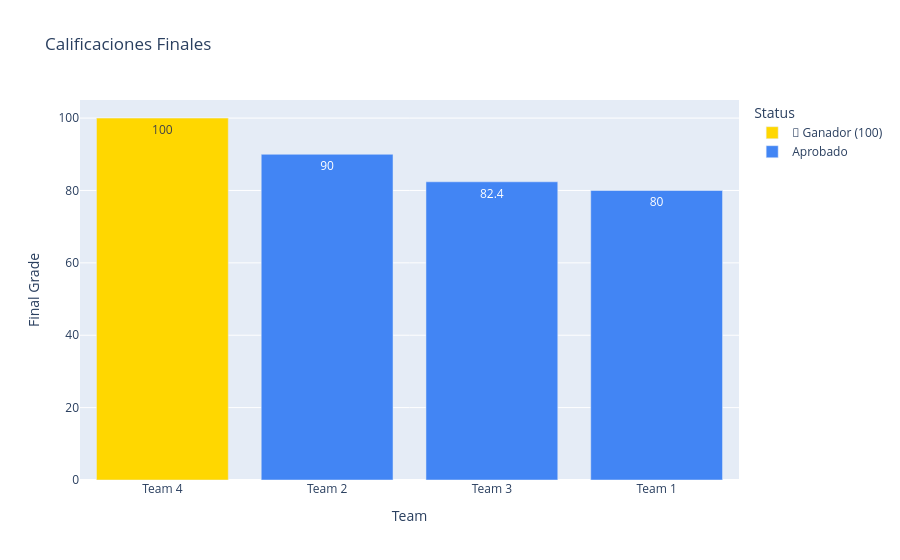

Notebook code cell kept with this figure:
### Code cell
fig3 = px.bar(df_final, x="Team", y="Final Grade", color="Status",
             title="Calificaciones Finales", text_auto=True,
             color_discrete_map={"🦈 Ganador (100)": "#FFD700", "Aprobado": "#4285F4"})
fig3.update_yaxes(range=[0, 105])
fig3.show()

### Figure 1 — Plotly figure (JSON) as saved in the notebook; plotly's stock layout.template omitted (floating-point values rounded to 4 significant figures)
{"data": [{"hovertemplate": "Status=🦈 Ganador (100)<br>Team=%{x}<br>Final Grade=%{y}<extra></extra>", "legendgroup": "🦈 Ganador (100)", "marker": {"color": "#FFD700", "pattern": {"shape": ""}}, "name": "🦈 Ganador (100)", "orientation": "v", "showlegend": true, "textposition": "auto", "texttemplate": "%{y}", "type": "bar", "x": ["Team 4"], "xaxis": "x", "y": [100.0], "yaxis": "y"}, {"hovertemplate": "Status=Aprobado<br>Team=%{x}<br>Final Grade=%{y}<extra></extra>", "legendgroup": "Aprobado", "marker": {"color": "#4285F4", "pattern": {"shape": ""}}, "name": "Aprobado", "orientation": "v", "showlegend": true, "textposition": "auto", "texttemplate": "%{y}", "type": "bar", "x": ["Team 2", "Team 3", "Team 1"], "xaxis": "x", "y": [90.0, 82.4, 80.0], "yaxis": "y"}], "layout": {"barmode": "relative", "legend": {"title": {"text": "Status"}, "tracegroupgap": 0}, "title": {"text": "Calificaciones Finales"}, "xaxis": {"anchor": "y", "domain": [0, 1], "title": {"text": "Team"}}, "yaxis": {"anchor": "x", "domain": [0, 1], "range": [0, 105], "title": {"text": "Final Grade"}}}}
